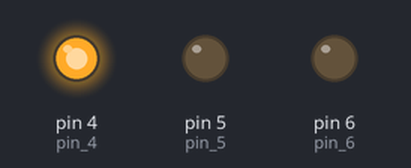
Recording of a sketch running on a simulated Arduino Uno, built with avr-gcc and run on an emulated ATmega328P. Shown: output pins drawn as LEDs (lit = HIGH).

Above: at 5.0 s.
At 12.5 s:
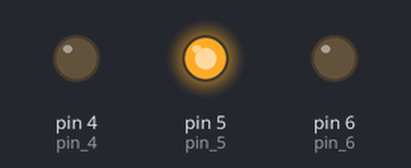
At 22.5 s:
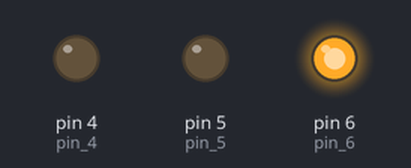
Timing chart, 0 to 39.0 s (numbered marks = the images above):
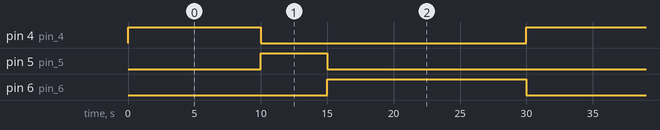

Measured:
- by itself, pin 4 (pin_4): alternates HIGH for 10.0 s and LOW for 20.0 s
- by itself, pin 5 (pin_5): alternates HIGH for 5.0 s and LOW for 25.0 s
- by itself, pin 6 (pin_6): alternates HIGH for 15.0 s and LOW for 15.0 s

The sketch:

LED_LaluLintas.ino
```cpp
void setup()    // dijalankan sekali
{
    pinMode(4, OUTPUT);    // pin 4(led Hijau) sebagai digital output
    pinMode(5, OUTPUT);    // pin 5(led Kuning) sebagai digital output
   	pinMode(6, OUTPUT);    // pin 6(led Merah) sebagai digital output
}

void loop()    // dijalankan berulang terus menerus
{
    digitalWrite(4, HIGH); // Led Hijau nyala
    digitalWrite(5, LOW);  // Led Kuning mati
  	digitalWrite(6, LOW);  // Led Merah mati
    delay(10000);           // Tunggu selama 10000 millisecond

  	digitalWrite(4, LOW); // Led Hijau mati
    digitalWrite(5, HIGH);  // Led Kuning nyala
  	digitalWrite(6, LOW);  // Led Merah mati
    delay(5000);           // Tunggu selama 5000 millisecond

  	digitalWrite(4, LOW);  // Led Hijau mati
    digitalWrite(5, LOW);  // Led Kuning mati
  	digitalWrite(6, HIGH); // Led Merah nyala
    delay(15000);           // Tunggu selama 15000 millisecond
}
```
